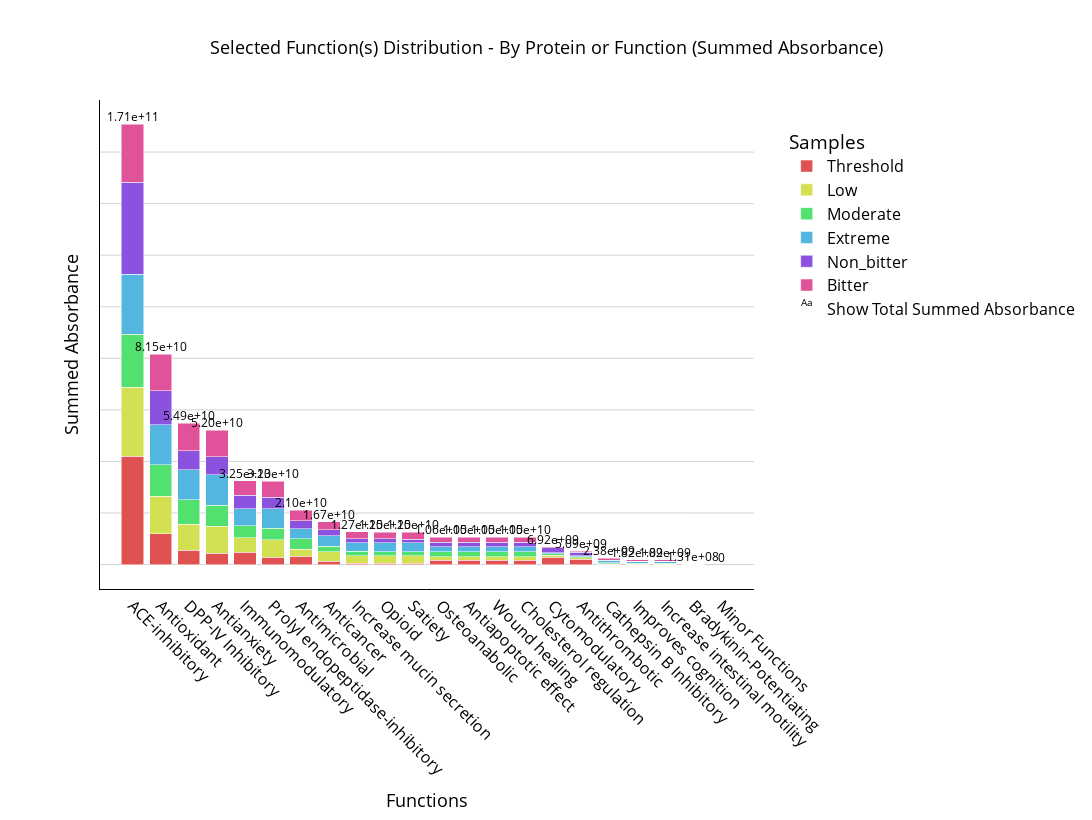
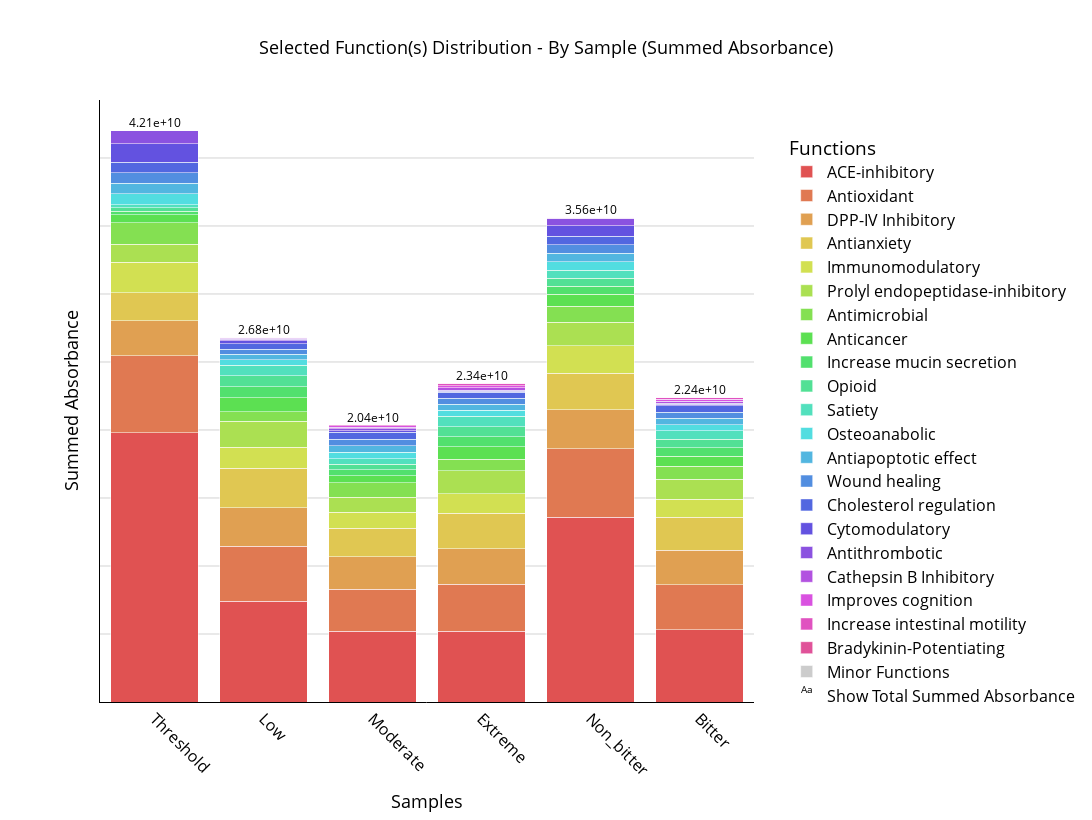
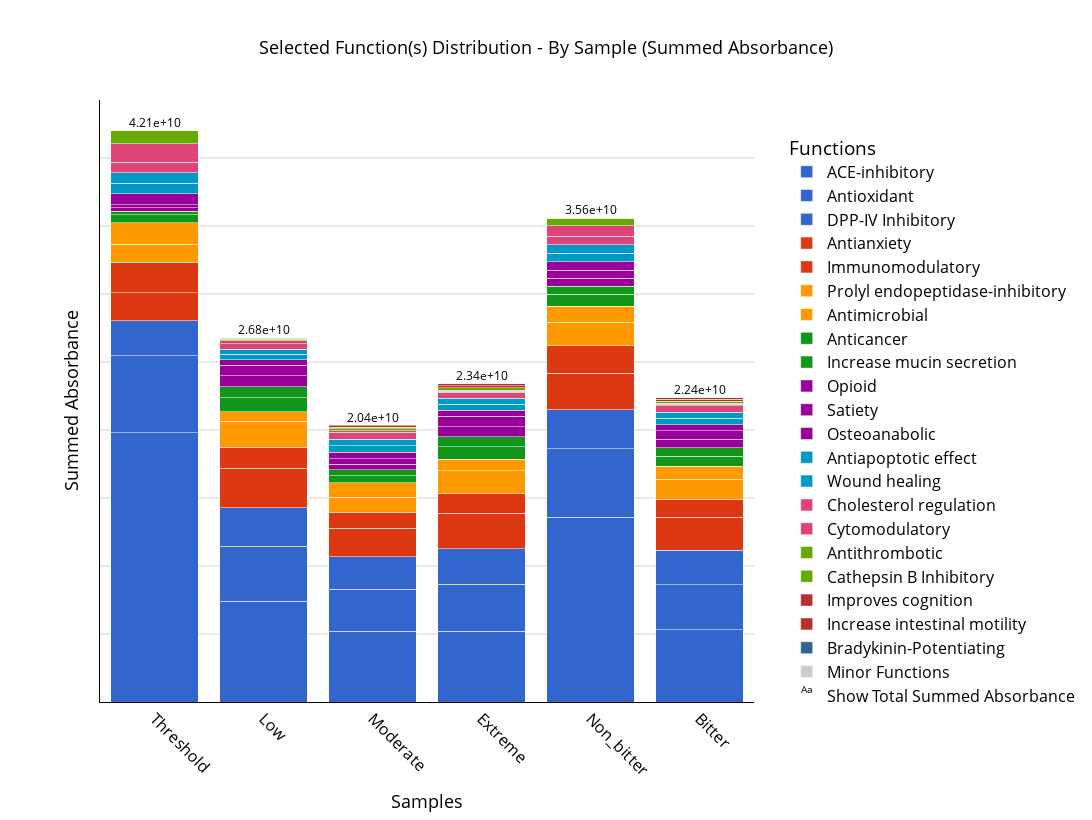
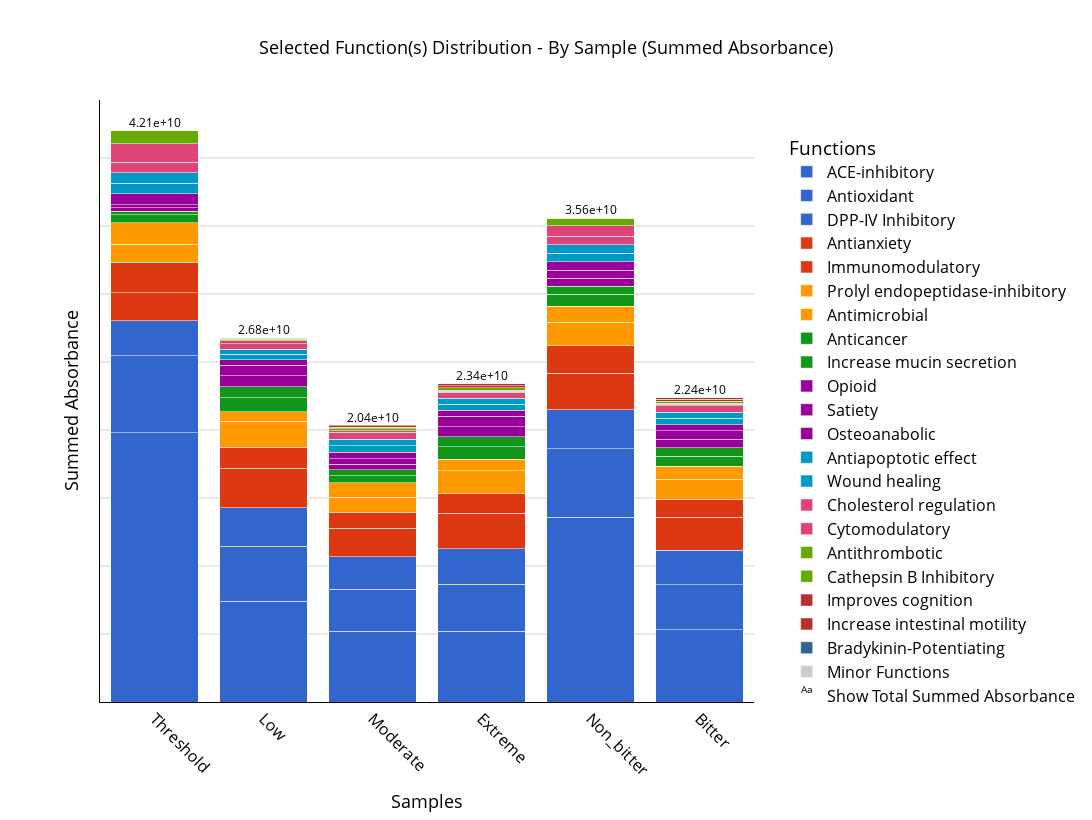

The notebook cell these images were saved under, in order:
### Code cell
# Initialize the interface
data_transformer = DataTransformation()
data_transformer.setup_data_loading_ui()

# Create protein plotter
plotter = Plotter(data_transformer)

plotter.display()
